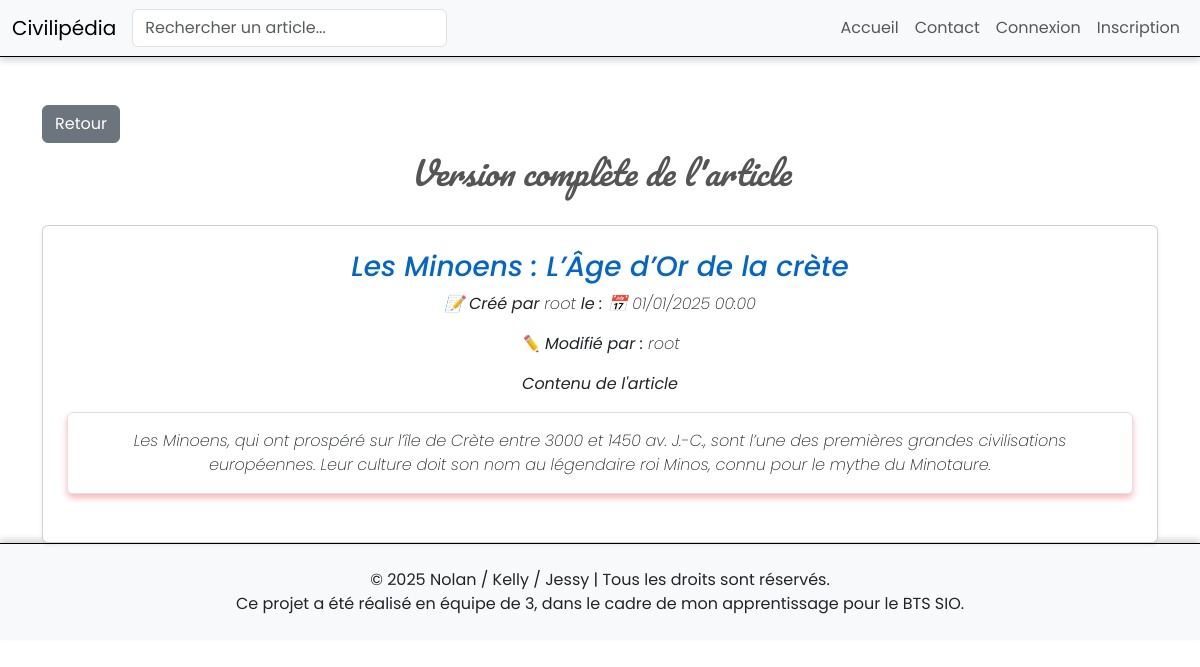
The page /templateArtV.php?articleVID=2 on the database its author committed.
### tables this page shows
CREATE TABLE IF NOT EXISTS article_version (
    id INT AUTO_INCREMENT PRIMARY KEY,
    title VARCHAR(255) NOT NULL,
    content TEXT NOT NULL,
    created_at DATETIME NOT NULL,
    image_url TEXT NULL,
    user_id INT NOT NULL,
    article_id INT NOT NULL,
    FOREIGN KEY (article_id) REFERENCES article(id) ON DELETE CASCADE,
    FOREIGN KEY (user_id) REFERENCES user(id) ON DELETE CASCADE
);

CREATE TABLE IF NOT EXISTS user (
    id INT AUTO_INCREMENT PRIMARY KEY,
    username VARCHAR(50) NOT NULL UNIQUE,  
    password VARCHAR(255) NOT NULL,
    role ENUM('user', 'admin') NOT NULL  
);

### src/model/ArtModel/postArtModel.php (called while the page is built, shortened)
<?php
class ArtPostModel
{
    public function getArtVersionSpec(PDO $bdd, $articleVID)
    {
        $state = $bdd->prepare("SELECT article_version.*, u1.username AS first_author_name, u2.username AS creator_name FROM article_version JOIN article ON article_version.article_id = article.id JOIN user u1 ON article.firstAuthor = u1.id JOIN user u2 ON article_version.user_id = u2.id WHERE article_version.id = ?;
");
        $state->execute(array($articleVID));
        return $state->fetch();
    }
}

### templateArtV.php (the view, shortened to what this page needs)
<?php
include_once 'checkBanned.php';
include_once 'src/model/ArtModel/postArtModel.php';
$articleVID = intval($_GET['articleVID']);
$infoVersionArtSpec = new ArtPostModel();
$articleversion = $infoVersionArtSpec->getArtVersionSpec($bdd, $articleVID);
?>
<!DOCTYPE html>
<html lang="fr">
<head>
    <?php include 'src/component/head.php'; ?>
    <link rel="stylesheet" href="css/templateArtVStyle.css" />
</head>
<body>
    <?php include 'src/component/navbar.php'; ?>
    <div class="container mt-5">
        <button class="btn btn-secondary w-15" onclick="history.back()">Retour</button>
        <h2 class="text-center mb-4 affichage">Version complète de l'article</h2>
        <div class="card shadow-sm p-4 version_content">
            <h3 class="card-title titre"><?php echo htmlspecialchars($articleversion['title']); ?></h3>
            <div class=" justify-content-between align-items-center">
                <p><strong> 📝 Créé par </strong> <?= $articleversion['first_author_name']; ?> <strong> le : 📅 </strong> <?php echo date("d/m/Y H:i", strtotime($articleversion['created_at'])); ?></p>
                <p><strong>✏️ Modifié par :</strong> <?php echo htmlspecialchars($articleversion['creator_name']); ?></p>
            </div>
            <div class="content mb-4">
                <p><strong>Contenu de l'article</strong></p>
                <div class="border p-3 rounded version_contenu">
                    <?php echo nl2br($articleversion['content']); ?>
                </div>
            </div>
        </div>
    </div>
    <?php include 'src/component/footer.php'; ?>
</body>
</html>

### css/baseStyle.css (style rules this page uses)
* { margin: 0; padding: 0; box-sizing: border-box; text-decoration: none; list-style: none; font-family: "Poppins", sans-serif; }

### css/templateArtVStyle.css (style rules this page uses)
.version_content { font-family: "Pacifico", serif; font-weight: 200; font-style: italic; text-align: center; }
.titre { color: #0066cc; }
.affichage { text-align: center; padding: 10px; color: #555; font-family: "Pacifico", serif; font-weight: 200; font-style: italic; }
.version_contenu { box-shadow: 0px 4px 6px rgba(240, 14, 14, 0.3); }

### rows shown on the page
article_version: title "Les Minoens : L’Âge d’Or de la crète", user.username "root", created_at "01/01/2025 00:00", content "Les Minoens, qui ont prospéré sur l’île de Crète entre 3000 et 1450 av. J.-C., sont l’une des premières grandes civilisations européennes. Leur culture doit son nom au légendaire roi Minos, connu pour le mythe du Minotaure."
